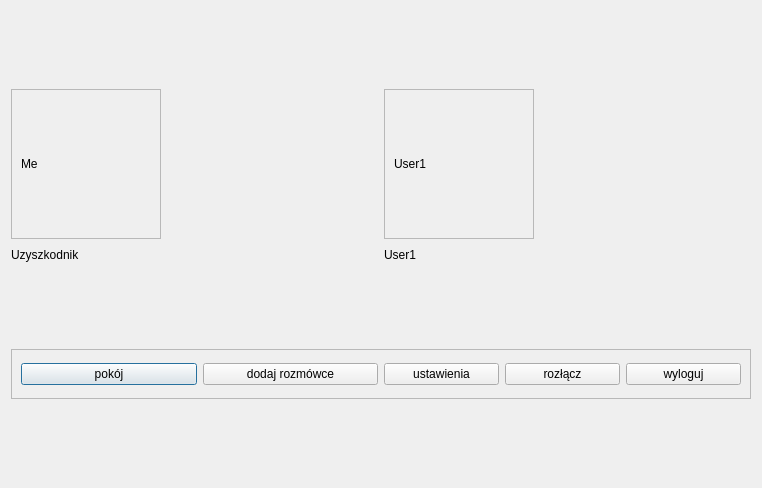
<?xml version="1.0" encoding="UTF-8"?>
<ui version="4.0">
 <class>CallDialog</class>
 <widget class="QDialog" name="CallDialog">
  <property name="geometry">
   <rect>
    <x>0</x>
    <y>0</y>
    <width>762</width>
    <height>488</height>
   </rect>
  </property>
  <property name="windowTitle">
   <string>Dialog</string>
  </property>
  <layout class="QVBoxLayout" name="verticalLayout_6">
   <item>
    <layout class="QHBoxLayout" name="horizontal_layout_main">
     <item>
      <layout class="QVBoxLayout" name="vertical_layout_user_1">
       <item>
        <widget class="QFrame" name="frame_user_1">
         <property name="minimumSize">
          <size>
           <width>150</width>
           <height>150</height>
          </size>
         </property>
         <property name="maximumSize">
          <size>
           <width>150</width>
           <height>150</height>
          </size>
         </property>
         <property name="frameShape">
          <enum>QFrame::StyledPanel</enum>
         </property>
         <property name="frameShadow">
          <enum>QFrame::Raised</enum>
         </property>
         <layout class="QVBoxLayout" name="verticalLayout_2">
          <item>
           <widget class="QLabel" name="label_avatar_user_1">
            <property name="minimumSize">
             <size>
              <width>0</width>
              <height>0</height>
             </size>
            </property>
            <property name="maximumSize">
             <size>
              <width>16777215</width>
              <height>16777215</height>
             </size>
            </property>
            <property name="text">
             <string>Me</string>
            </property>
           </widget>
          </item>
         </layout>
        </widget>
       </item>
       <item>
        <widget class="QLabel" name="label_name_user_1">
         <property name="minimumSize">
          <size>
           <width>0</width>
           <height>20</height>
          </size>
         </property>
         <property name="maximumSize">
          <size>
           <width>16777215</width>
           <height>20</height>
          </size>
         </property>
         <property name="text">
          <string>Uzyszkodnik</string>
         </property>
        </widget>
       </item>
      </layout>
     </item>
     <item>
      <layout class="QVBoxLayout" name="vertical_layout_user_2">
       <item>
        <widget class="QFrame" name="frame_user_2">
         <property name="minimumSize">
          <size>
           <width>150</width>
           <height>150</height>
          </size>
         </property>
         <property name="maximumSize">
          <size>
           <width>150</width>
           <height>150</height>
          </size>
         </property>
         <property name="frameShape">
          <enum>QFrame::StyledPanel</enum>
         </property>
         <property name="frameShadow">
          <enum>QFrame::Raised</enum>
         </property>
         <layout class="QVBoxLayout" name="verticalLayout_5">
          <item>
           <widget class="QLabel" name="label_avatar_user_2">
            <property name="minimumSize">
             <size>
              <width>0</width>
              <height>0</height>
             </size>
            </property>
            <property name="maximumSize">
             <size>
              <width>16777215</width>
              <height>16777215</height>
             </size>
            </property>
            <property name="text">
             <string>User1</string>
            </property>
           </widget>
          </item>
         </layout>
        </widget>
       </item>
       <item>
        <widget class="QLabel" name="label_name_user_2">
         <property name="minimumSize">
          <size>
           <width>0</width>
           <height>20</height>
          </size>
         </property>
         <property name="maximumSize">
          <size>
           <width>16777215</width>
           <height>20</height>
          </size>
         </property>
         <property name="text">
          <string>User1</string>
         </property>
        </widget>
       </item>
      </layout>
     </item>
    </layout>
   </item>
   <item>
    <widget class="QFrame" name="frame_bar">
     <property name="maximumSize">
      <size>
       <width>16777215</width>
       <height>50</height>
      </size>
     </property>
     <property name="frameShape">
      <enum>QFrame::StyledPanel</enum>
     </property>
     <property name="frameShadow">
      <enum>QFrame::Raised</enum>
     </property>
     <layout class="QVBoxLayout" name="verticalLayout">
      <item>
       <layout class="QHBoxLayout" name="horizontal_layout_bar">
        <item>
         <layout class="QHBoxLayout" name="horizontal_layout_view">
          <item>
           <widget class="QPushButton" name="push_button_room">
            <property name="text">
             <string>pokój</string>
            </property>
           </widget>
          </item>
          <item>
           <widget class="QPushButton" name="push_button_add_user">
            <property name="text">
             <string>dodaj rozmówce</string>
            </property>
           </widget>
          </item>
         </layout>
        </item>
        <item>
         <layout class="QHBoxLayout" name="horizontal_layout_managment">
          <item>
           <widget class="QPushButton" name="push_button_settings">
            <property name="text">
             <string>ustawienia</string>
            </property>
           </widget>
          </item>
          <item>
           <widget class="QPushButton" name="push_button_done">
            <property name="text">
             <string>rozłącz</string>
            </property>
           </widget>
          </item>
          <item>
           <widget class="QPushButton" name="push_button_logout">
            <property name="text">
             <string>wyloguj</string>
            </property>
           </widget>
          </item>
         </layout>
        </item>
       </layout>
      </item>
     </layout>
    </widget>
   </item>
  </layout>
 </widget>
 <resources/>
 <connections/>
</ui>
